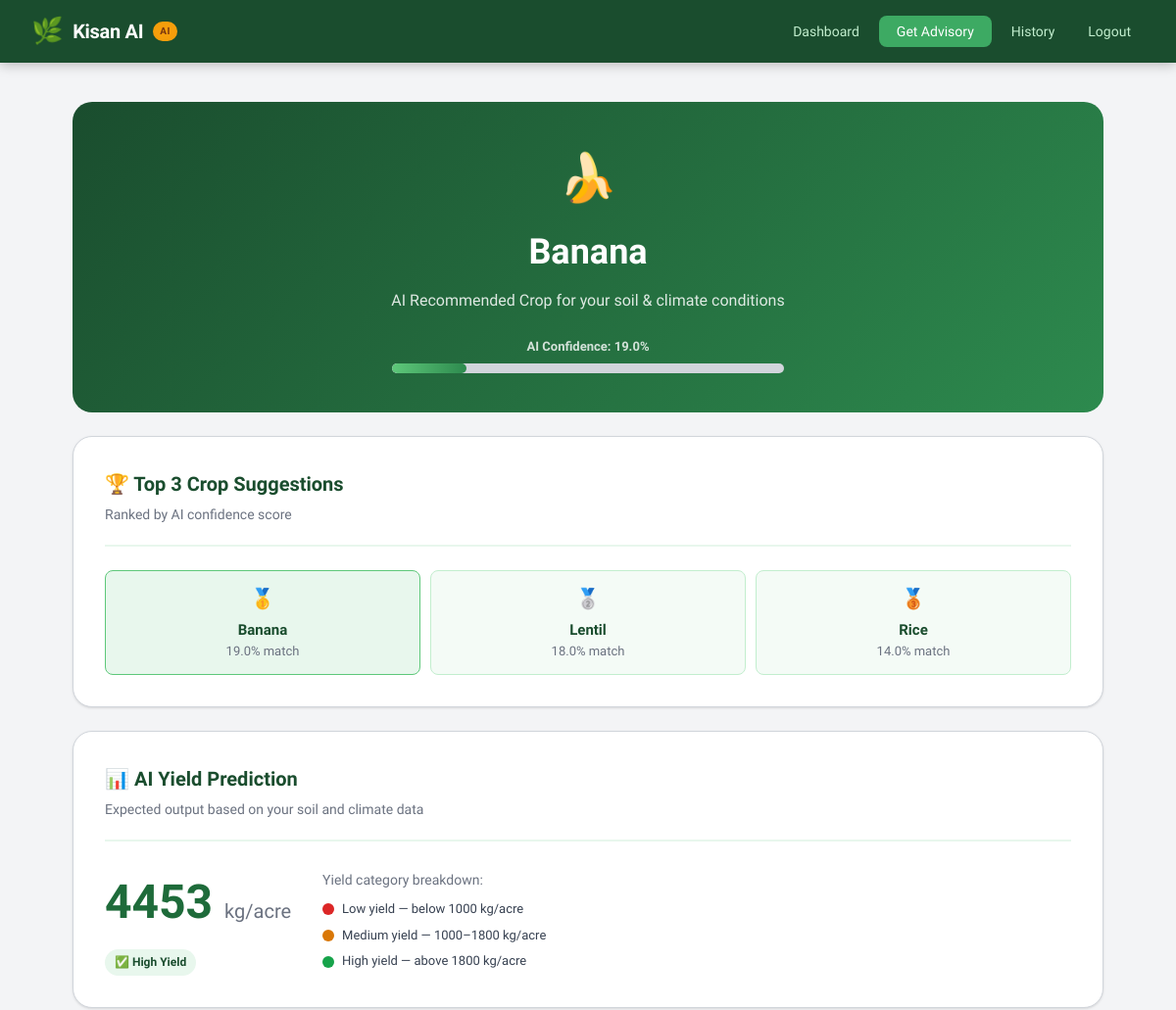
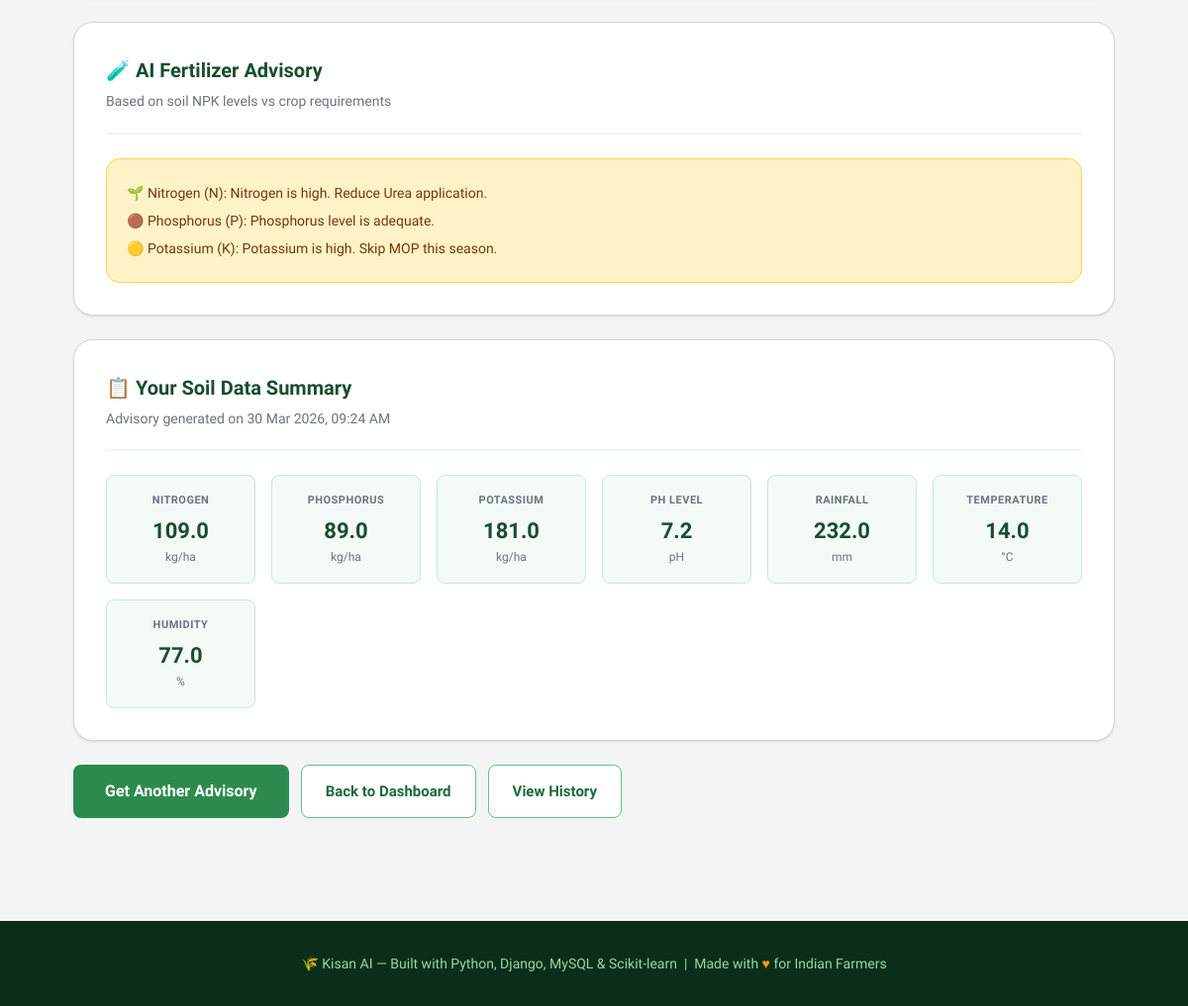
The app's page /result/3/ (signed in) with its own data (2 pictures, top to bottom).
### core/models.py (models this page shows, shortened)
class CropAdvisory(models.Model):
    SEASON_CHOICES = [
        ('kharif', 'Kharif (June-Nov)'),
        ('rabi', 'Rabi (Nov-April)'),
        ('zaid', 'Zaid (March-June)'),
    ]
    farmer = models.ForeignKey(User, on_delete=models.CASCADE, related_name='advisories')
    nitrogen = models.FloatField(help_text='N content in soil (kg/ha)')
    phosphorus = models.FloatField(help_text='P content in soil (kg/ha)')
    potassium = models.FloatField(help_text='K content in soil (kg/ha)')
    ph_value = models.FloatField(help_text='Soil pH (0-14)')
    rainfall = models.FloatField(help_text='Average rainfall in mm')
    temperature = models.FloatField(help_text='Average temperature in Celsius')
    humidity = models.FloatField(help_text='Humidity percentage')
    season = models.CharField(max_length=20, choices=SEASON_CHOICES, default='kharif')
    recommended_crop = models.CharField(max_length=100)
    confidence_score = models.FloatField(default=0.0)
    top_3_crops = models.JSONField(default=list)
    predicted_yield = models.FloatField(null=True, blank=True, help_text='Predicted yield in kg/acre')
    yield_category = models.CharField(max_length=20, default='medium')  # low/medium/high
    fertilizer_suggestion = models.TextField(blank=True)
    created_at = models.DateTimeField(auto_now_add=True)
    notes = models.TextField(blank=True)
    class Meta:
        ordering = ['-created_at']

### core/views.py (the view)
# urls.py: path('result/<int:pk>/', views.result_view, name='result'),
@login_required
def result_view(request, pk):
    advisory = get_object_or_404(CropAdvisory, pk=pk, farmer=request.user)
    return render(request, 'core/result.html', {'advisory': advisory})

### templates/core/result.html (shortened to what this page needs)
{% extends 'core/base.html' %}
{% block content %}
<div class="result-hero">
  <div class="crop-icon">
    {% with advisory.recommended_crop as c %}
      {% if c == 'rice' %}🌾{% elif c == 'maize' %}🌽{% elif c == 'wheat' %}🌿{% elif c == 'cotton' %}🌸
      {% elif c == 'banana' %}🍌{% elif c == 'mango' %}🥭{% elif c == 'grapes' %}🍇{% elif c == 'watermelon' %}🍉
      {% elif c == 'coconut' %}🥥{% elif c == 'papaya' %}🍑{% elif c == 'orange' %}🍊{% elif c == 'pomegranate' %}❤️
      {% else %}🌱{% endif %}
    {% endwith %}
  </div>
  <h1 style="text-transform:capitalize;">{{ advisory.recommended_crop }}</h1>
  <p>AI Recommended Crop for your soil &amp; climate conditions</p>
  <div class="confidence-bar-wrap" style="max-width:400px;margin:1.5rem auto 0;">
    <div class="confidence-label" style="color:rgba(255,255,255,.8);">AI Confidence: {{ advisory.confidence_score|floatformat:1 }}%</div>
    <div class="confidence-bar">
      <div class="confidence-fill" style="width:{{ advisory.confidence_score|floatformat:0 }}%;"></div>
    </div>
  </div>
</div>
<div class="card" style="margin-bottom:1.5rem;">
  <div class="card-header">
    <div class="card-title">🏆 Top 3 Crop Suggestions</div>
    <div class="card-subtitle">Ranked by AI confidence score</div>
  </div>
  <div class="top3-grid">
    {% for item in advisory.top_3_crops %}
    <div class="top3-card {% if forloop.first %}rank1{% endif %}">
      {% if forloop.first %}<div style="font-size:20px;margin-bottom:4px;">🥇</div>
      {% elif forloop.counter == 2 %}<div style="font-size:20px;margin-bottom:4px;">🥈</div>
      {% else %}<div style="font-size:20px;margin-bottom:4px;">🥉</div>{% endif %}
      <div class="top3-name">{{ item.crop }}</div>
      <div class="top3-score">{{ item.score }}% match</div>
    </div>
    {% endfor %}
  </div>
</div>
<div class="card" style="margin-bottom:1.5rem;">
  <div class="card-header">
    <div class="card-title">📊 AI Yield Prediction</div>
    <div class="card-subtitle">Expected output based on your soil and climate data</div>
  </div>
  <div style="display:flex;align-items:center;gap:2rem;flex-wrap:wrap;">
    <div>
      <div style="font-size:48px;font-weight:700;color:var(--green-700);">
        {{ advisory.predicted_yield|floatformat:0 }}
        <span style="font-size:20px;font-weight:400;color:var(--gray-500);">kg/acre</span>
      </div>
      <div style="margin-top:8px;">
        <span class="badge badge-{{ advisory.yield_category }}">
          {% if advisory.yield_category == 'high' %}✅ High Yield
          {% elif advisory.yield_category == 'medium' %}⚡ Medium Yield
          {% else %}⚠️ Low Yield{% endif %}
        </span>
      </div>
    </div>
    <div style="flex:1;min-width:200px;">
      <div style="font-size:14px;color:var(--gray-500);margin-bottom:8px;">Yield category breakdown:</div>
      <div style="display:flex;flex-direction:column;gap:6px;">
        <div style="display:flex;align-items:center;gap:8px;">
          <div style="width:12px;height:12px;border-radius:50%;background:#dc2626;"></div>
          <span style="font-size:13px;color:var(--gray-700);">Low yield — below 1000 kg/acre</span>
        </div>
        <div style="display:flex;align-items:center;gap:8px;">
          <div style="width:12px;height:12px;border-radius:50%;background:#d97706;"></div>
          <span style="font-size:13px;color:var(--gray-700);">Medium yield — 1000–1800 kg/acre</span>
        </div>
        <div style="display:flex;align-items:center;gap:8px;">
          <div style="width:12px;height:12px;border-radius:50%;background:#16a34a;"></div>
          <span style="font-size:13px;color:var(--gray-700);">High yield — above 1800 kg/acre</span>
        </div>
      </div>
    </div>
  </div>
</div>
<div class="card" style="margin-bottom:1.5rem;">
  <div class="card-header">
    <div class="card-title">🧪 AI Fertilizer Advisory</div>
    <div class="card-subtitle">Based on soil NPK levels vs crop requirements</div>
  </div>
  <div class="fertilizer-box">{{ advisory.fertilizer_suggestion }}</div>
</div>
<div class="card" style="margin-bottom:1.5rem;">
  <div class="card-header">
    <div class="card-title">📋 Your Soil Data Summary</div>
    <div class="card-subtitle">Advisory generated on {{ advisory.created_at|date:"d M Y, h:i A" }}</div>
  </div>
  <div style="display:grid;grid-template-columns:repeat(auto-fit,minmax(140px,1fr));gap:1rem;">
    {% for label, val, unit in soil_data %}
    <div style="text-align:center;padding:1rem;background:var(--green-50);border-radius:var(--radius-sm);border:1px solid var(--green-200);">
      <div style="font-size:11px;font-weight:600;color:var(--gray-500);text-transform:uppercase;letter-spacing:.5px;">{{ label }}</div>
      <div style="font-size:22px;font-weight:700;color:var(--green-800);margin-top:4px;">{{ val }}</div>
      <div style="font-size:12px;color:var(--gray-500);">{{ unit }}</div>
    </div>
    {% empty %}
    <div style="text-align:center;padding:1rem;background:var(--green-50);border-radius:var(--radius-sm);border:1px solid var(--green-200);">
      <div style="font-size:11px;font-weight:600;color:var(--gray-500);text-transform:uppercase;letter-spacing:.5px;">Nitrogen</div>
      <div style="font-size:22px;font-weight:700;color:var(--green-800);margin-top:4px;">{{ advisory.nitrogen }}</div>
      <div style="font-size:12px;color:var(--gray-500);">kg/ha</div>
    </div>
    <div style="text-align:center;padding:1rem;background:var(--green-50);border-radius:var(--radius-sm);border:1px solid var(--green-200);">
      <div style="font-size:11px;font-weight:600;color:var(--gray-500);text-transform:uppercase;letter-spacing:.5px;">Phosphorus</div>
      <div style="font-size:22px;font-weight:700;color:var(--green-800);margin-top:4px;">{{ advisory.phosphorus }}</div>
      <div style="font-size:12px;color:var(--gray-500);">kg/ha</div>
    </div>
    <div style="text-align:center;padding:1rem;background:var(--green-50);border-radius:var(--radius-sm);border:1px solid var(--green-200);">
      <div style="font-size:11px;font-weight:600;color:var(--gray-500);text-transform:uppercase;letter-spacing:.5px;">Potassium</div>
      <div style="font-size:22px;font-weight:700;color:var(--green-800);margin-top:4px;">{{ advisory.potassium }}</div>
      <div style="font-size:12px;color:var(--gray-500);">kg/ha</div>
    </div>
    <div style="text-align:center;padding:1rem;background:var(--green-50);border-radius:var(--radius-sm);border:1px solid var(--green-200);">
      <div style="font-size:11px;font-weight:600;color:var(--gray-500);text-transform:uppercase;letter-spacing:.5px;">pH Level</div>
      <div style="font-size:22px;font-weight:700;color:var(--green-800);margin-top:4px;">{{ advisory.ph_value }}</div>
      <div style="font-size:12px;color:var(--gray-500);">pH</div>
    </div>
    <div style="text-align:center;padding:1rem;background:var(--green-50);border-radius:var(--radius-sm);border:1px solid var(--green-200);">
      <div style="font-size:11px;font-weight:600;color:var(--gray-500);text-transform:uppercase;letter-spacing:.5px;">Rainfall</div>
      <div style="font-size:22px;font-weight:700;color:var(--green-800);margin-top:4px;">{{ advisory.rainfall }}</div>
      <div style="font-size:12px;color:var(--gray-500);">mm</div>
    </div>
    <div style="text-align:center;padding:1rem;background:var(--green-50);border-radius:var(--radius-sm);border:1px solid var(--green-200);">
      <div style="font-size:11px;font-weight:600;color:var(--gray-500);text-transform:uppercase;letter-spacing:.5px;">Temperature</div>
      <div style="font-size:22px;font-weight:700;color:var(--green-800);margin-top:4px;">{{ advisory.temperature }}</div>
      <div style="font-size:12px;color:var(--gray-500);">°C</div>
    </div>
    <div style="text-align:center;padding:1rem;background:var(--green-50);border-radius:var(--radius-sm);border:1px solid var(--green-200);">
      <div style="font-size:11px;font-weight:600;color:var(--gray-500);text-transform:uppercase;letter-spacing:.5px;">Humidity</div>
      <div style="font-size:22px;font-weight:700;color:var(--green-800);margin-top:4px;">{{ advisory.humidity }}</div>
      <div style="font-size:12px;color:var(--gray-500);">%</div>
    </div>
    {% endfor %}
  </div>
</div>
<div style="display:flex;gap:12px;flex-wrap:wrap;">
  <a href="{% url 'get_advisory' %}" class="btn btn-primary btn-lg">Get Another Advisory</a>
  <a href="{% url 'dashboard' %}" class="btn btn-outline">Back to Dashboard</a>
  <a href="{% url 'history' %}" class="btn btn-outline">View History</a>
</div>
{% endblock %}

### templates/core/base.html (style rules this page uses)
:root { --green-900: #0a2e1a; --green-800: #1a4d2e; --green-700: #1e6b3a; --green-600: #2d8a4e; --green-500: #3daa63; --green-400: #5ec87a; --green-300: #90dca4; --green-200: #c2eece; --green-100: #e8f7ed; --green-50: #f4fbf6; --amber-500: #d97706; --amber-400: #f59e0b; --amber-100: #fef3c7; --brown-700: #78350f; --soil: #8b5e3c; --sky: #0ea5e9; --white: #ffffff; --gray-900: #111827; --gray-700: #374151; --gray-500: #6b7280; --gray-300: #d1d5db; --gray-100: #f3f4f6; --radius-sm: 8px; --radius-md: 14px; --radius-lg: 20px; --shadow-sm: 0 1px 3px rgba(0,0,0,.08), 0 1px 2px rgba(0,0,0,.04); --shadow-md: 0 4px 16px rgba(0,0,0,.10), 0 2px 6px rgba(0,0,0,.06); --shadow-lg: 0 10px 40px rgba(0,0,0,.12); }
*, *::before, *::after { box-sizing: border-box; margin: 0; padding: 0; }
body { font-family: 'Sora', sans-serif; background: var(--gray-100); color: var(--gray-900); min-height: 100vh; line-height: 1.6; }
.card { background: white; border-radius: var(--radius-lg); padding: 2rem; box-shadow: var(--shadow-sm); border: 1px solid var(--gray-300); }
.card-header { margin-bottom: 1.5rem; padding-bottom: 1.25rem; border-bottom: 2px solid var(--green-100); }
.card-title { font-size: 20px; font-weight: 600; color: var(--green-800); }
.card-subtitle { font-size: 14px; color: var(--gray-500); margin-top: 4px; }
.btn { display: inline-flex; align-items: center; gap: 8px; padding: 12px 24px; border-radius: var(--radius-sm); font-size: 15px; font-weight: 600; font-family: 'Sora', sans-serif; cursor: pointer; border: none; transition: all .18s; text-decoration: none; }
.btn-primary { background: var(--green-600); color: white; }
.btn-outline { background: white; color: var(--green-700); border: 1.5px solid var(--green-400); }
.btn-lg { padding: 14px 32px; font-size: 16px; }
.badge { display: inline-flex; align-items: center; gap: 4px; padding: 4px 10px; border-radius: 20px; font-size: 12px; font-weight: 600; }
.badge-high { background: var(--green-100); color: var(--green-800); }
.crop-icon { font-size: 48px; }
.result-hero { text-align: center; padding: 2.5rem 1rem; background: linear-gradient(135deg, var(--green-800) 0%, var(--green-600) 100%); color: white; border-radius: var(--radius-lg); margin-bottom: 1.5rem; }
.result-hero h1 { font-size: 36px; font-weight: 700; margin-top: 8px; }
.result-hero p { opacity: .85; font-size: 16px; margin-top: 8px; }
.confidence-bar-wrap { margin-top: 1rem; }
.confidence-label { font-size: 13px; font-weight: 600; color: var(--green-800); margin-bottom: 6px; }
.confidence-bar { height: 10px; background: var(--gray-300); border-radius: 10px; overflow: hidden; }
.confidence-fill { height: 100%; background: linear-gradient(90deg, var(--green-400), var(--green-600)); border-radius: 10px; transition: width 1s ease; }
.top3-grid { display: grid; grid-template-columns: repeat(3, 1fr); gap: 10px; margin-top: 1rem; }
.top3-card { background: var(--green-50); border: 1.5px solid var(--green-200); border-radius: var(--radius-sm); padding: 12px; text-align: center; }
.top3-card.rank1 { background: var(--green-100); border-color: var(--green-400); }
.top3-name { font-size: 15px; font-weight: 600; color: var(--green-800); text-transform: capitalize; }
.top3-score { font-size: 13px; color: var(--gray-500); }
.fertilizer-box { background: var(--amber-100); border: 1.5px solid #fcd34d; border-radius: var(--radius-md); padding: 1.25rem; white-space: pre-line; line-height: 2; font-size: 14px; color: var(--brown-700); }

### records on screen
CropAdvisory: recommended_crop "Banana", confidence_score "19.0", crop "Banana", score "19.0", predicted_yield "4453", fertilizer_suggestion "🌱 Nitrogen (N): Nitrogen is high. Reduce Urea application. 🟤 Phosphorus (P): Phosphorus level is adequate. 🟡 Potassium (K): Potassium is high. Skip MOP this season.", created_at "30 Mar 2026, 09:24 AM", nitrogen "109.0", phosphorus "89.0", potassium "181.0", ph_value "7.2", rainfall "232.0", temperature "14.0", humidity "77.0"

### other values on screen
{{ item.crop }} "Lentil" "Rice"
{{ item.score }} "18.0" "14.0"
